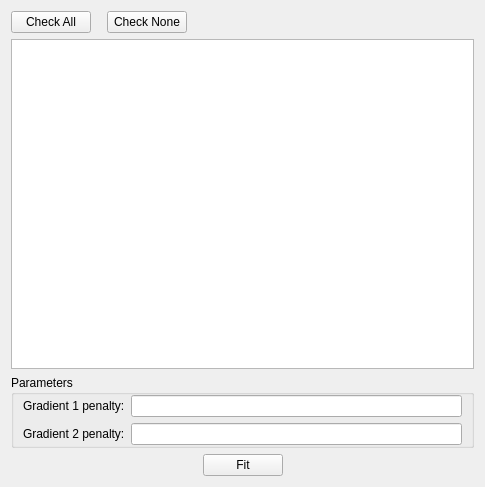
<?xml version="1.0" encoding="UTF-8"?>
<ui version="4.0">
 <class>FitFields</class>
 <widget class="QWidget" name="FitFields">
  <property name="geometry">
   <rect>
    <x>0</x>
    <y>0</y>
    <width>485</width>
    <height>487</height>
   </rect>
  </property>
  <property name="windowTitle">
   <string>Fit Fields</string>
  </property>
  <layout class="QVBoxLayout" name="verticalLayout">
   <item>
    <widget class="QFrame" name="fitFieldsCheck_frame">
     <property name="frameShape">
      <enum>QFrame::NoFrame</enum>
     </property>
     <property name="frameShadow">
      <enum>QFrame::Raised</enum>
     </property>
     <layout class="QHBoxLayout" name="horizontalLayout_10">
      <property name="leftMargin">
       <number>0</number>
      </property>
      <property name="topMargin">
       <number>0</number>
      </property>
      <property name="rightMargin">
       <number>0</number>
      </property>
      <property name="bottomMargin">
       <number>0</number>
      </property>
      <item>
       <widget class="QPushButton" name="fitFieldsCheckAll_pushButton">
        <property name="text">
         <string>Check All</string>
        </property>
       </widget>
      </item>
      <item>
       <spacer name="horizontalSpacer">
        <property name="orientation">
         <enum>Qt::Horizontal</enum>
        </property>
        <property name="sizeType">
         <enum>QSizePolicy::Fixed</enum>
        </property>
        <property name="sizeHint" stdset="0">
         <size>
          <width>10</width>
          <height>20</height>
         </size>
        </property>
       </spacer>
      </item>
      <item>
       <widget class="QPushButton" name="fitFieldsCheckNone_pushButton">
        <property name="text">
         <string>Check None</string>
        </property>
       </widget>
      </item>
      <item>
       <spacer name="horizontalSpacer_4">
        <property name="orientation">
         <enum>Qt::Horizontal</enum>
        </property>
        <property name="sizeHint" stdset="0">
         <size>
          <width>40</width>
          <height>20</height>
         </size>
        </property>
       </spacer>
      </item>
     </layout>
    </widget>
   </item>
   <item>
    <widget class="QListView" name="fitFields_listView">
     <property name="sizePolicy">
      <sizepolicy hsizetype="Expanding" vsizetype="Expanding">
       <horstretch>0</horstretch>
       <verstretch>0</verstretch>
      </sizepolicy>
     </property>
     <property name="toolTip">
      <string>&lt;html&gt;&lt;head/&gt;&lt;body&gt;&lt;p&gt;Check fields for fitting.&lt;/p&gt;&lt;/body&gt;&lt;/html&gt;</string>
     </property>
    </widget>
   </item>
   <item>
    <widget class="QGroupBox" name="parameters_groupBox">
     <property name="sizePolicy">
      <sizepolicy hsizetype="Preferred" vsizetype="Preferred">
       <horstretch>0</horstretch>
       <verstretch>0</verstretch>
      </sizepolicy>
     </property>
     <property name="title">
      <string>Parameters</string>
     </property>
     <layout class="QFormLayout" name="groupSettings_Layout">
      <property name="fieldGrowthPolicy">
       <enum>QFormLayout::AllNonFixedFieldsGrow</enum>
      </property>
      <property name="topMargin">
       <number>0</number>
      </property>
      <property name="bottomMargin">
       <number>0</number>
      </property>
      <item row="1" column="1">
       <widget class="QLineEdit" name="parametersGradient2Penalty_lineEdit"/>
      </item>
      <item row="1" column="0">
       <widget class="QLabel" name="parametersGradient2Penalty_label">
        <property name="text">
         <string>Gradient 2 penalty:</string>
        </property>
       </widget>
      </item>
      <item row="0" column="1">
       <widget class="QLineEdit" name="parametersGradient1Penalty_lineEdit"/>
      </item>
      <item row="0" column="0">
       <widget class="QLabel" name="parametersGradient1Penalty_label">
        <property name="text">
         <string>Gradient 1 penalty:</string>
        </property>
       </widget>
      </item>
     </layout>
    </widget>
   </item>
   <item>
    <widget class="QFrame" name="fitButton_frame">
     <property name="frameShape">
      <enum>QFrame::NoFrame</enum>
     </property>
     <property name="frameShadow">
      <enum>QFrame::Raised</enum>
     </property>
     <layout class="QHBoxLayout" name="horizontalLayout">
      <property name="leftMargin">
       <number>0</number>
      </property>
      <property name="topMargin">
       <number>0</number>
      </property>
      <property name="rightMargin">
       <number>0</number>
      </property>
      <property name="bottomMargin">
       <number>0</number>
      </property>
      <item>
       <spacer name="horizontalSpacer_2">
        <property name="orientation">
         <enum>Qt::Horizontal</enum>
        </property>
        <property name="sizeHint" stdset="0">
         <size>
          <width>191</width>
          <height>20</height>
         </size>
        </property>
       </spacer>
      </item>
      <item>
       <widget class="QPushButton" name="controlsFit_pushButton">
        <property name="toolTip">
         <string>&lt;html&gt;&lt;head/&gt;&lt;body&gt;&lt;p&gt;Fit currently highlighted field.&lt;/p&gt;&lt;/body&gt;&lt;/html&gt;</string>
        </property>
        <property name="text">
         <string>Fit</string>
        </property>
       </widget>
      </item>
      <item>
       <spacer name="horizontalSpacer_3">
        <property name="orientation">
         <enum>Qt::Horizontal</enum>
        </property>
        <property name="sizeHint" stdset="0">
         <size>
          <width>190</width>
          <height>20</height>
         </size>
        </property>
       </spacer>
      </item>
     </layout>
    </widget>
   </item>
  </layout>
 </widget>
 <resources/>
 <connections/>
</ui>
